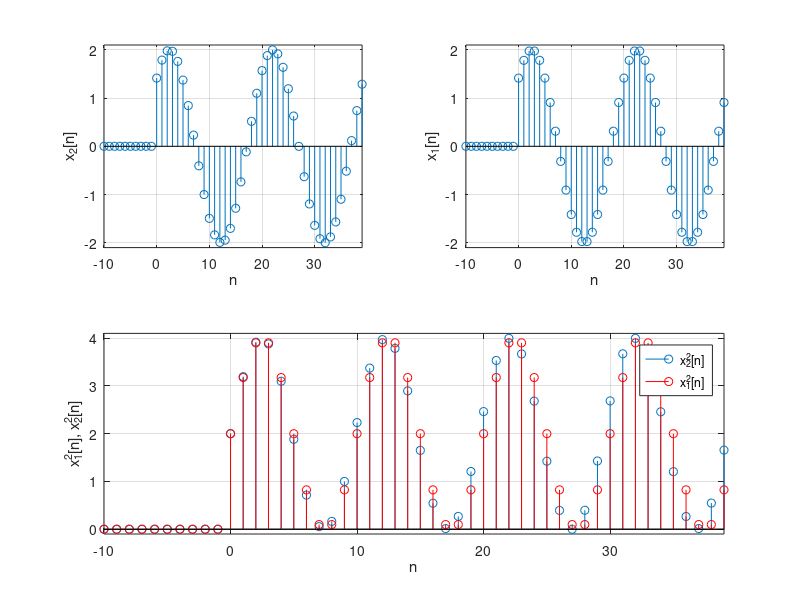

Write the MATLAB code that produced this figure.
%%
% Example 9.7
%
% Power computation 
%%
clear all;clf
n=0:100000;
x2=2*cos(0.1*n*3.2-pi/4); % non-periodic for positive n
x1=2*cos(0.1*n*pi-pi/4); % periodic for positive n
x22=[zeros(1,10) x2(1:40)];
x11=[zeros(1,10) x1(1:40)];
N=length(x1)
Px1=sum(x1.^2)/(2*N+1) % power of x1
Px2=sum(x2.^2)/(2*N+1) % power of x2
P1=sum(x1(1:20).^2)/(20); %power in period of x1

n1=-10:39;
figure(1)
subplot(221)
stem(n1,x22); grid; xlabel('n'); ylabel('x_2[n]'); axis([-10 39 -2.1 2.1])
subplot(222)
stem(n1,x11); grid; xlabel('n'); ylabel('x_1[n]'); axis([-10 39 -2.1 2.1])
subplot(212)
stem(n1,x22.^2)
hold on
stem(n1,x11.^2,'r'); grid; xlabel('n'); ylabel('x_1^2[n], x_2^2[n]')
axis([-10 39 -0.1 4.1]); legend('x_2^2[n]','x_1^2[n]')
hold off

Px1=x1(1)^2;N=length(x1);
Px2=x2(1)^2;
for k=2:N,
 Px1=Px1+x1(k)^2;
 Px2=Px2+x2(k)^2;
end
Px1=Px1/(2*N+1)
Px2=Px2/(2*N+1)

